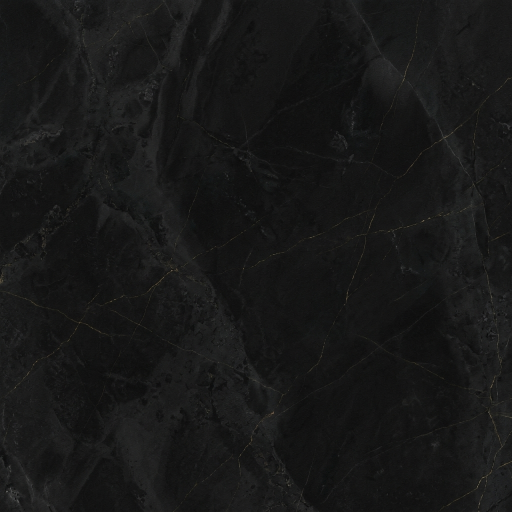
#> input picture src/assets/marble_bg.png, 1024 x 1024 px (shown at 1/2 size)
$ python generate_clubd_icon.py
#> lines starting #> are read from the running program, lines starting #| are printed output that depends on the picture
import os
from PIL import Image, ImageDraw, ImageFont

# Path to dark marble background image & logo
marble_path = "src/assets/marble_bg.png"
logo_path = "src/assets/logo.png"

# Target output files
icon_output = "assets/icon.png"
adaptive_output = "assets/adaptive-icon.png"
favicon_output = "assets/favicon.png"

# Ensure assets dir exists
os.makedirs("assets", exist_ok=True)

# 1. Open or create marble background (512x512)
if os.path.exists(marble_path):
    base_img = Image.open(marble_path).convert("RGBA")
    base_img = base_img.resize((512, 512), Image.Resampling.LANCZOS)
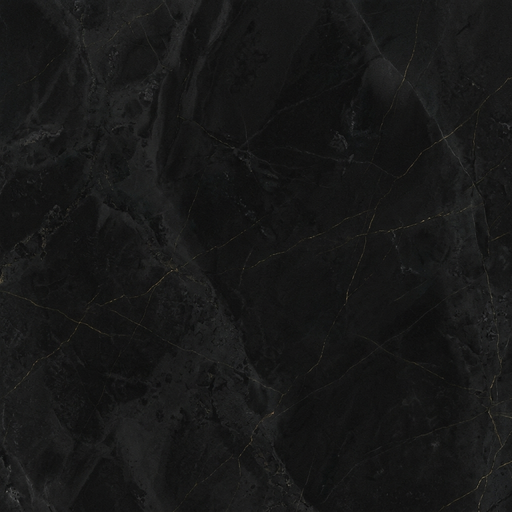
#> base_img: PIL image 512x512 RGBA; mean R, G, B, A 23.7, 24, 23.7, 255
else:
    base_img = Image.new("RGBA", (512, 512), (10, 10, 12, 255))

# 2. Overlay Logo or Render "ClubD"
if os.path.exists(logo_path):
    logo_img = Image.open(logo_path).convert("RGBA")
    # Resize logo to fit inside 512x512
    logo_ratio = logo_img.width / logo_img.height
    new_w = 420
    new_h = int(new_w / logo_ratio)
    logo_resized = logo_img.resize((new_w, new_h), Image.Resampling.LANCZOS)

    # Position centered
    pos_x = (512 - new_w) // 2
    pos_y = (512 - new_h) // 2
    base_img.paste(logo_resized, (pos_x, pos_y), logo_resized)

# Save icon.png, adaptive-icon.png, favicon.png
base_img.save(icon_output, "PNG")
base_img.save(adaptive_output, "PNG")
base_img.save(favicon_output, "PNG")

print(f"Successfully generated ClubD icons with marble background: {icon_output}, {adaptive_output}, {favicon_output}")
